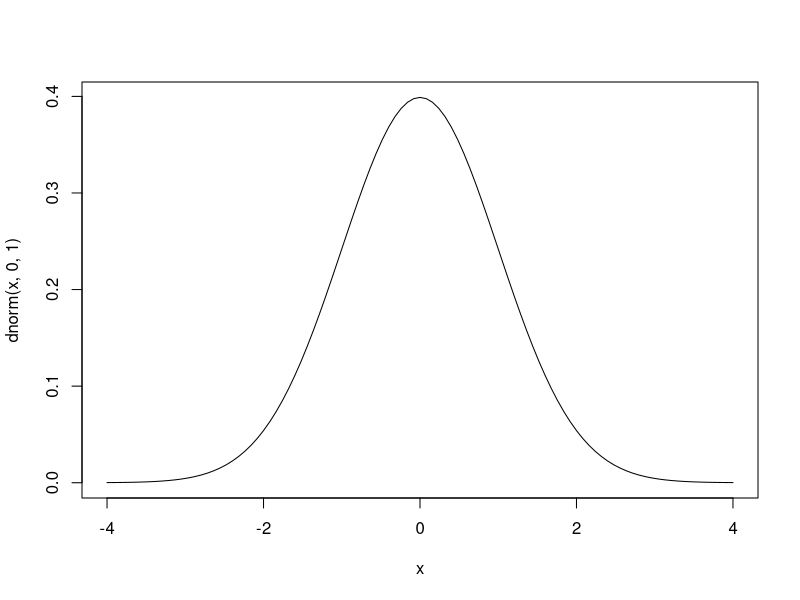
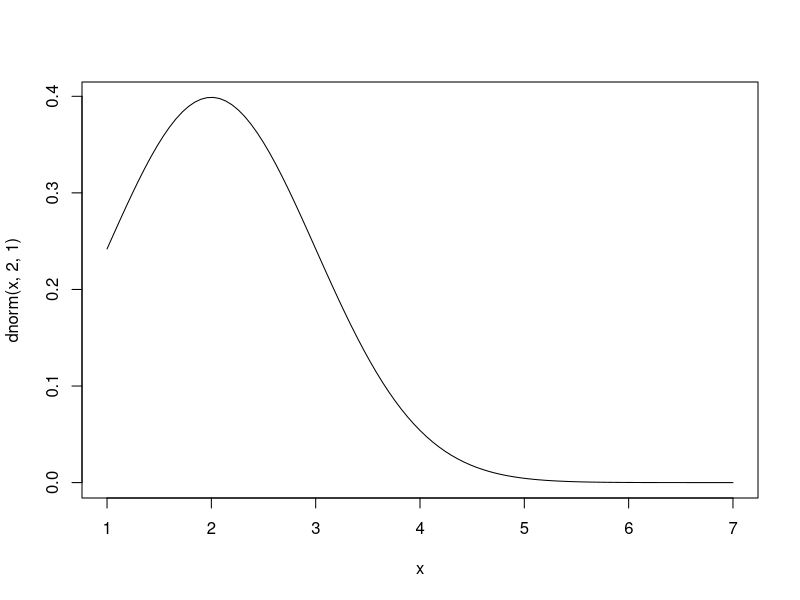
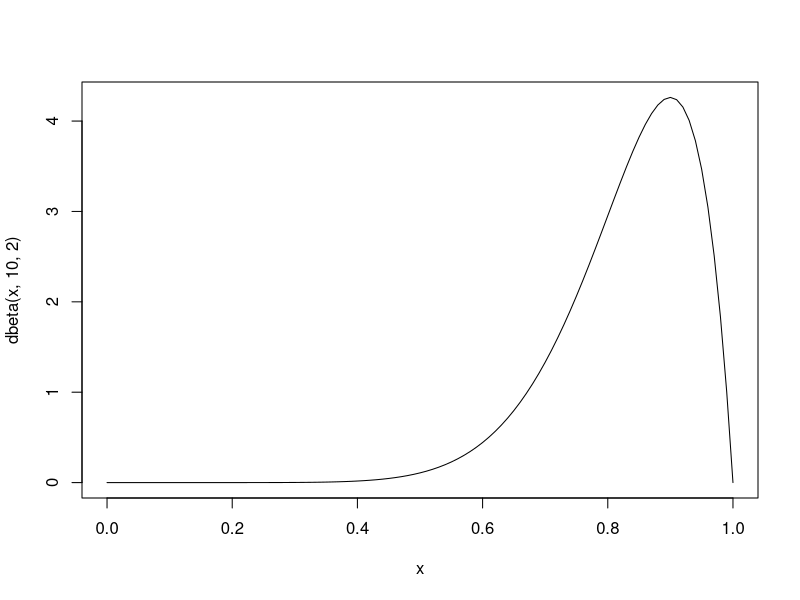

Reproduce these figures in R, in order.
## ---- chunk 1
m_error = 863 - 857
m_error
## ---- chunk 2
curve(dnorm(x, 0, 1), from=-4, to=4)
## ---- chunk 3
curve(dnorm(x, 2, 1), from=1, to=7)
## ---- chunk 4
curve(dbeta(x, 10, 2), from=0, to=1)
